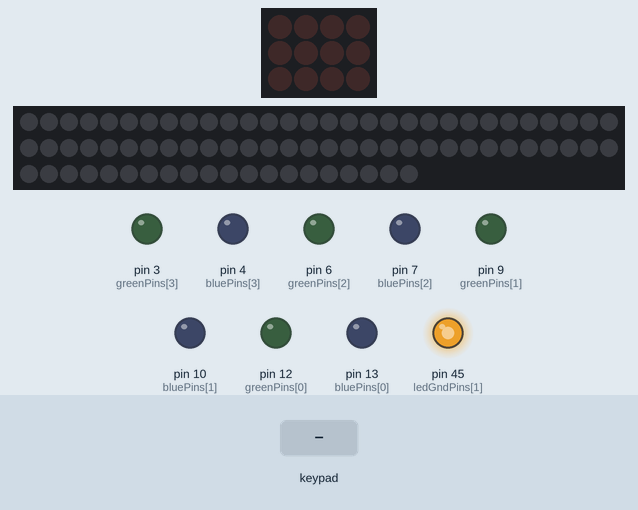
Simulated run of this sketch. Board: Arduino Mega 2560, built with avr-gcc and run on an emulated ATmega2560. Shown: 4×3 LED matrix, 80 RGB LEDs in strip order, left to right, continuing on the next row, output pins drawn as LEDs (lit = HIGH). Wiring (inferred from the names in the program): 4×4 keypad with keys 1 2 3 A 4 5 6 B 7 8 9 C * 0 # D (labels assumed): rows pin 29, pin 27, pin 25, pin 23; columns pin 52, pin 44, pin 46, pin 50; LED matrix (orientation assumed): rows pin 47, pin 43, pin 41; columns pin 11, pin 8, pin 5, pin 2. The test bench sets the inputs (shaded band). Pins used as bus, display or sensor lines are not drawn.

Above: at 1.2 s.
1.3 s: key '3' pressed
At 1.8 s:
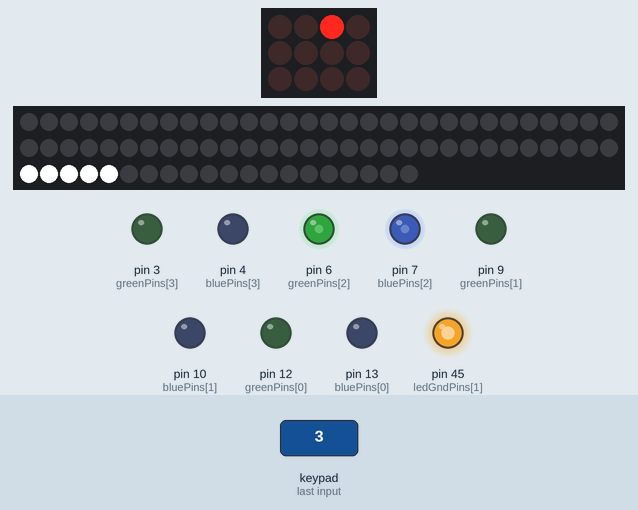
2.8 s: keypad keys 1 3 9 7 2 # pressed 0.4 s apart
At 6.1 s:
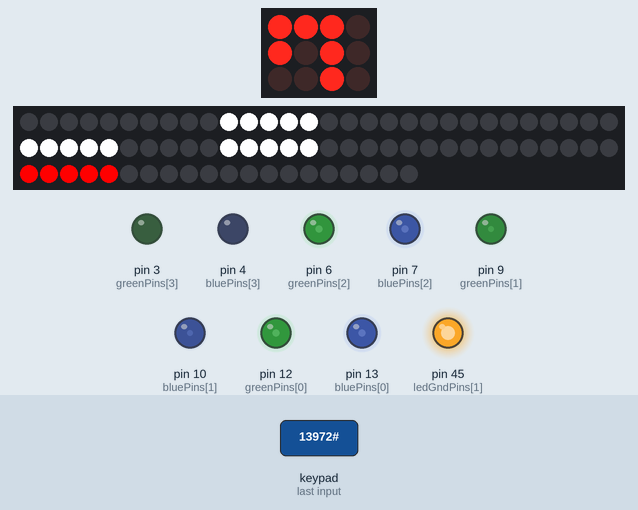
6.7 s: keypad keys 1 3 9 7 2 * pressed 0.4 s apart
At 10.2 s:
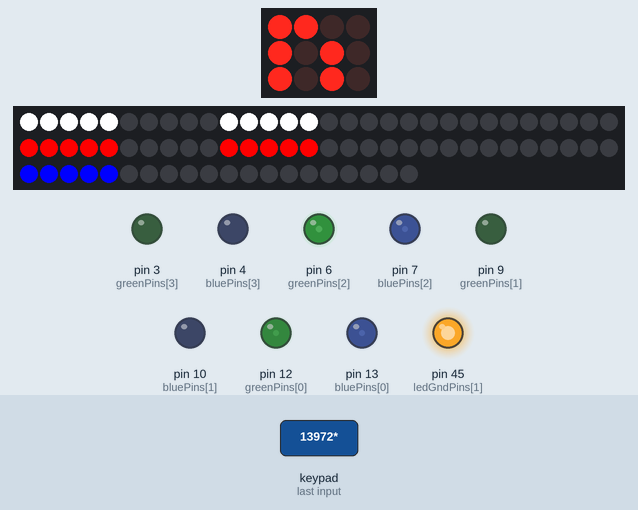
10.6 s: keypad keys 1 3 9 7 2 D pressed 0.4 s apart
At 13.5 s:
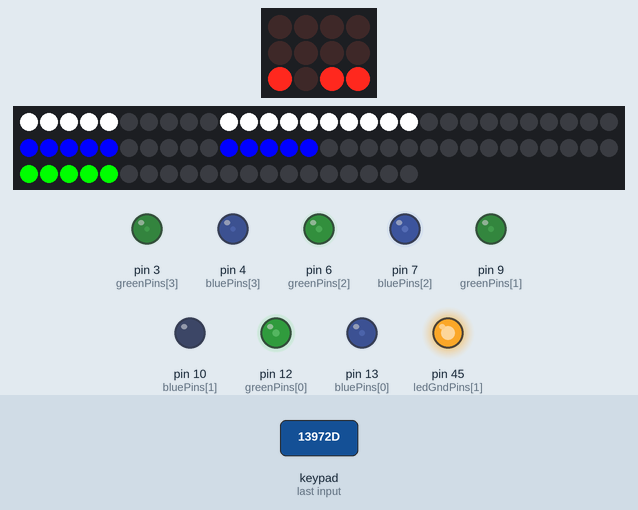
14.5 s: keypad keys 1 3 1 0 7 4 # pressed 0.4 s apart
At 17.3 s:
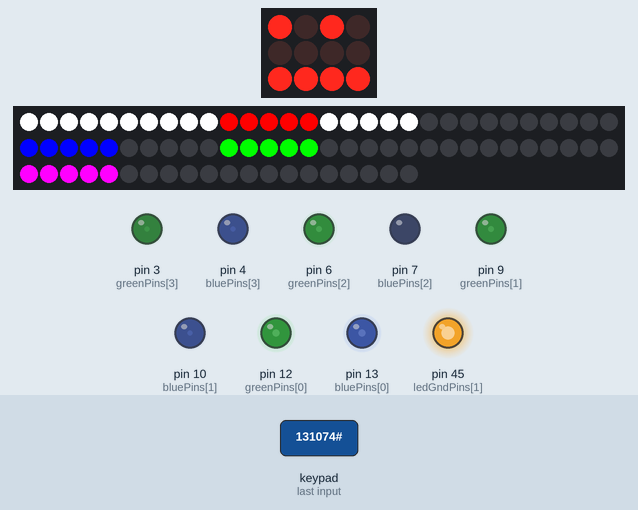
18.8 s: key '9' pressed
At 19.2 s:
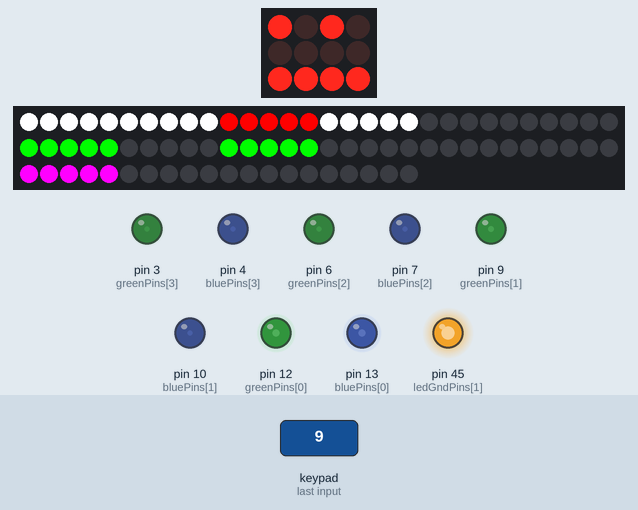
Timing chart, 0 to 21.3 s (numbered marks = the images above; inputs shaded):
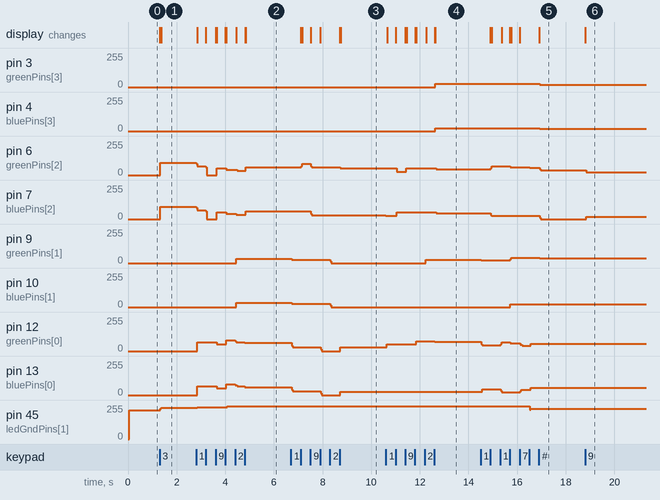

The sketch:

dollhouse.ino
```cpp
#include <Adafruit_NeoPixel.h>

const int stripPin = 53;
const int redPins[] = { 11, 8, 5, 2 };
const int greenPins[] = { 12, 9, 6, 3 };
const int bluePins[] = { 13, 10, 7, 4 };
const int ledGndPins[] = { 47, 45, 43, 41 };
const int switchPins[] = { 52, 44, 46, 50 };
const int switchGndPins[] = {29, 27, 25, 23};

// Parameter 1 = number of pixels in strip
// Parameter 2 = pin number (most are valid)
// Parameter 3 = pixel type flags, add together as needed:
//   NEO_KHZ800  800 KHz bitstream (most NeoPixel products w/WS2812 LEDs)
//   NEO_KHZ400  400 KHz (classic 'v1' (not v2) FLORA pixels, WS2811 drivers)
//   NEO_GRB     Pixels are wired for GRB bitstream (most NeoPixel products)
//   NEO_RGB     Pixels are wired for RGB bitstream (v1 FLORA pixels, not v2)
Adafruit_NeoPixel strip = Adafruit_NeoPixel(80, stripPin, NEO_GRB + NEO_KHZ800);

const int stripLength = 5;
//const int stripPixels[] = { 0, 5, 10, 15, 20, 25, 30, 35, 40, 45, 50, 55, 60, 65, 70, 75 };
const int stripPixels[] = { -1, -1, 12, -1,
                            -1,  9, 10, 11,
                             8,  7,  6,  5,
                             0,  1,  2,  3};

const int numColors = 8;
const int redPalette[] = { 0, 255, 255, 0, 0, 255, 0, 255 };
const int greenPalette[] = { 0, 255, 0, 255, 0, 255, 255, 0 };
const int bluePalette[] = { 0, 255, 0, 0, 255, 0, 255, 255 };
uint32_t stripPalette[numColors];
uint32_t stripBlack = strip.Color(0, 0, 0);

int buttonColors[16];
int buttonTimes[16];

void setup() {
  strip.begin();
  strip.show(); // Initialize all pixels to 'off'

   for (int i = 0; i < 4; i++) {
     pinMode(redPins[i], OUTPUT);
     pinMode(greenPins[i], OUTPUT);
     pinMode(bluePins[i], OUTPUT);

     pinMode(ledGndPins[i], OUTPUT);
     digitalWrite(ledGndPins[i], HIGH);

     pinMode(switchPins[i], INPUT);
     digitalWrite(switchPins[i], HIGH);

     pinMode(switchGndPins[i], OUTPUT);
     digitalWrite(switchGndPins[i], HIGH);
   }

   for (int i = 0; i < numColors; i++) {
     stripPalette[i] = strip.Color(redPalette[i], bluePalette[i], greenPalette[i]);
   }
}

void loop() {
  int now = millis();

  for (int row = 0; row < 4; row++) {
    digitalWrite(switchGndPins[row], LOW);
    digitalWrite(ledGndPins[row], LOW);
    int lastColor = 0;
    for (int column = 0; column < 4; column++) {
      int cell = row * 4 + column;
      int desiredColor = buttonColors[cell];

      if (desiredColor > 0) {
        analogWrite(redPins[column], redPalette[desiredColor]);
        analogWrite(greenPins[column], greenPalette[desiredColor]);
        analogWrite(bluePins[column], bluePalette[desiredColor]);

//        for (int i = 0; i < stripLength; i++) {
//          strip.setPixelColor((stripPixels[cell] * stripLength) + i, stripPalette[desiredColor]);
//        }
//        strip.show();

        delayMicroseconds(100);

        analogWrite(redPins[column], 0);
        analogWrite(greenPins[column], 0);
        analogWrite(bluePins[column], 0);

//        for (int i = 0; i < stripLength; i++) {
//          strip.setPixelColor((stripPixels[cell] * stripLength) + i, stripBlack);
//        }
//        strip.show();
      }

      if (digitalRead(switchPins[column]) == 0) {
        if ((now - buttonTimes[cell]) > 100) {
          int desiredColor = (buttonColors[cell] + 1) % numColors;
          buttonColors[cell] = desiredColor;
          for (int i = 0; i < stripLength; i++) {
            strip.setPixelColor((stripPixels[cell] * stripLength) + i, stripPalette[desiredColor]);
          }
          strip.show();
        }
        buttonTimes[cell] = now;
      }
    }
    digitalWrite(ledGndPins[row], HIGH);
    digitalWrite(switchGndPins[row], HIGH);
  }
}
```

Measured:
- after the input at 1.3 s, pin 6 (greenPins[2]), pin 7 (bluePins[2]): 0/255 → 93/255 at once; pin 45 (ledGndPins[1]): 214/255 → 233/255 at once
- after the input at 2.8 s, pin 6 (greenPins[2]): 93/255 → 64/255 at once, → 0/255 0.40 s later, → 49/255 0.44 s later, → 39/255 0.40 s later, … (6 changes in this stretch); pin 7 (bluePins[2]): 93/255 → 64/255 at once, → 0/255 0.40 s later, → 49/255 0.44 s later, → 39/255 0.40 s later, … (6 changes in this stretch)
- after the input at 6.7 s, pin 6 (greenPins[2]): 57/255 → 86/255 after 0.42 s, → 57/255 0.40 s later, → 49/255 1.2 s later; pin 7 (bluePins[2]): 57/255 → 29/255 after 0.82 s
- after the input at 10.6 s, pin 3 (greenPins[3]): 0/255 → 23/255 after 2.0 s; pin 4 (bluePins[3]): 0/255 → 22/255 after 2.0 s
- after the input at 14.5 s, pin 3 (greenPins[3]): 23/255 → 16/255 after 2.4 s; pin 4 (bluePins[3]): 22/255 → 16/255 after 2.4 s
- after the input at 18.8 s, pin 6 (greenPins[2]): 37/255 → 19/255 at once; pin 7 (bluePins[2]): 0/255 → 18/255 at once
